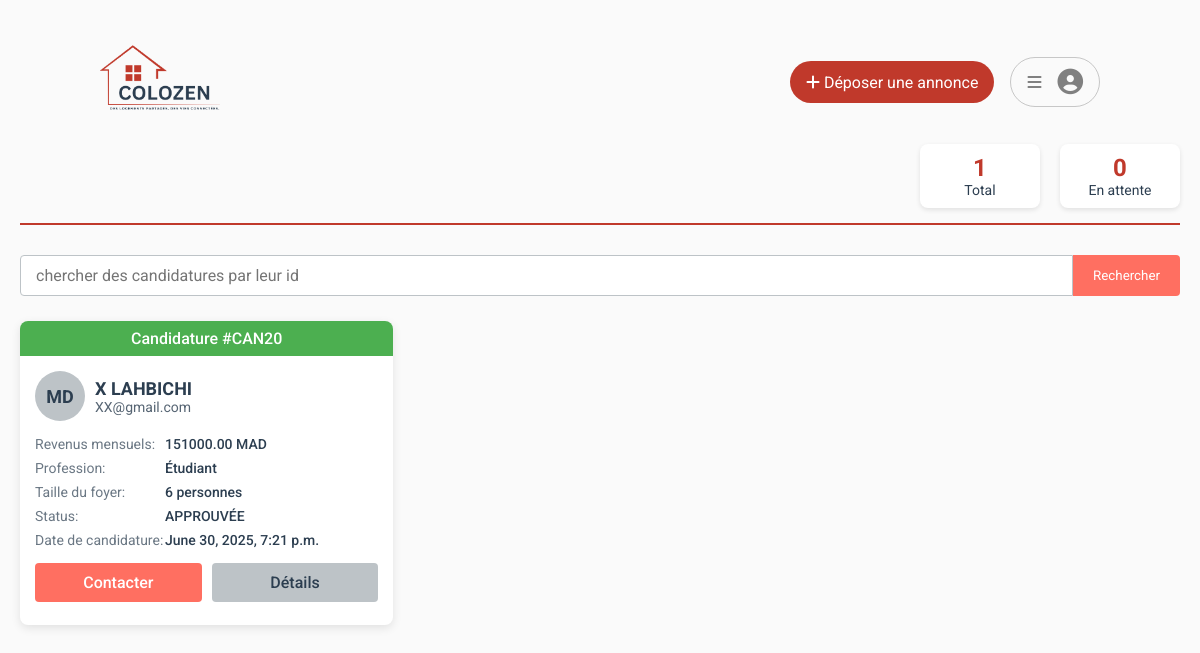
Screenshot of /app1/reception/ (signed in) with the database file from the repository.
### app1/models.py (models this page shows, shortened)
class Candidature(models.Model):
    status_choice = [
        ('EN ATTENTE' , 'EN ATTENTE') ,
        ('APPROUVÉE' , 'APPROUVÉE'),
        ('REFUSÉE' , 'REFUSÉE')
    ]
    owner = models.ForeignKey(CustomUser,on_delete=models.CASCADE,related_name="owner")
    sender = models.ForeignKey(CustomUser,on_delete=models.CASCADE,related_name="sender")
    offre = models.ForeignKey(ColocationOffer , on_delete=models.CASCADE , blank=True , null=True , related_name="offre")
    status = models.CharField(max_length=255,choices=status_choice,default="EN ATTENTE")
    created_at = models.DateTimeField(auto_now_add=True)

class CustomUser(AbstractUser):
    SEX_TYPES = [
        ('Homme' , 'Homme'),
        ('Femme' , 'Femme'),
    ]
    Status_Types = [
        ('Admin','Admin'),
        ('Visiteur','Visiteur'),
        ('Étudiant' , 'Étudiant'),
        ('Entrepreneur' , 'Entrepreneur') ,
    ]
    email = models.EmailField(unique=True)
    pays = CountryField(default='MA')
    date_naissance = models.DateField(blank=True , null= True )
    ville = models.CharField(max_length=255,blank=True,null=True)
    adress = models.CharField(max_length=255,blank=True,null=True)
    code_postal = models.BigIntegerField(blank=True,null=True)
    phone_number = models.CharField(max_length=15, blank=True, null=True)
    genre = models.CharField(max_length=255,choices=SEX_TYPES,default="Homme")
    status = models.CharField(max_length=255,choices=Status_Types,default="Visiteur")
    ProfileImage = models.ImageField(upload_to="profileimage/" , default="profileimage/default.png")
    Email_Verifiyed = models.DateField(auto_now=False, auto_now_add=False,blank=True,null=True)
    activation = models.BooleanField(default=False)
    date_created = models.DateTimeField(default=timezone.now)

class Etudiant(models.Model):
    niveau_choice = [
        ('Licence' , 'Licence') ,
        ('Master' , 'Master') ,
        ('Docotorat' , 'Doctorat')
    ]
    user = models.OneToOneField(
        CustomUser,
        on_delete=models.CASCADE,
        primary_key=True,
        related_name="etudiant"
    )
    universite = models.CharField(max_length=255,null=True,blank=True)
    niveau_scolaire = models.CharField(max_length=255,choices=niveau_choice,null=True,blank=True)
    bourse = models.BooleanField(default=False)
    montant_bourse = models.DecimalField(max_digits=10,decimal_places=2,default=0.00)
    job_etudiant = models.BooleanField(default=False)
    job_etudiant_name = models.CharField(max_length=255,blank=True,null=True)
    job_etudiant_revenu = models.DecimalField(max_digits=10,decimal_places=2,default=0.00)
    revenu_mensuel_total = models.DecimalField(max_digits=10,decimal_places=2,default=0.00)

class ColocationOffer(models.Model):
    STATUS_TYPES = [
        ('Disponible', 'Disponible'),
        ('Refusé', 'Refusé'),
        ('En attente', 'En attente'),
        ('Fini', 'Fini'),
    ]
    owner = models.ForeignKey(CustomUser, on_delete=models.CASCADE, related_name="colocation_offers")
    house = models.ForeignKey(House, on_delete=models.CASCADE, null=True , blank=True , related_name="offers")
    nombre_personne = models.PositiveIntegerField(default=1)
    rent = models.DecimalField(max_digits=10, decimal_places=2)
    charges = models.DecimalField(max_digits=10, decimal_places=2)
    status = models.CharField(max_length=255, choices=STATUS_TYPES, default="En attente")
    autorisation = models.BooleanField(default=False)
    created_at = models.DateTimeField(auto_now_add=True)

class House(models.Model):
    PROPERTY_TYPES = [
        ('Appartement', 'Appartement'),
        ('Maison', 'Maison'),
        ('Studio', 'Studio'),
        ('Loft', 'Loft'),
        ('Chambre', 'Chambre'),
        ('Autre', 'Autre'),
    ]
    FURNISHED_CHOICES = [
        ('Meublé', 'Meublé'),
        ('Non meublé', 'Non meublé'),
    ]
    owner = models.ForeignKey(CustomUser, on_delete=models.CASCADE, related_name="houses")
    title = models.CharField(max_length=255)
    description = models.TextField()
    property_type = models.CharField(max_length=255, choices=PROPERTY_TYPES)
    furnished = models.CharField(max_length=255, choices=FURNISHED_CHOICES)
    surface = models.PositiveIntegerField()
    rooms = models.PositiveIntegerField()
    bedrooms = models.PositiveIntegerField()
    address = models.CharField(max_length=255)
    city = models.ForeignKey(City, on_delete=models.CASCADE)
    code_postal = models.BigIntegerField(blank=True, null=True)
    region = models.CharField(max_length=255, null=True, blank=True)
    location_name = models.CharField(max_length=255, default="Location undefined")
    parking = models.BooleanField(default=False)
    elevator = models.BooleanField(default=False)
    balcony = models.BooleanField(default=False)
    heating = models.BooleanField(default=False)
    ac = models.BooleanField(default=False)
    garden = models.BooleanField(default=False)

### app1/views.py (the view)
# urls.py: path('reception/', boite_reception, name='boite_reception_page'),
@login_required(login_url='/app1/login/')
def  boite_reception(request):
    offres = Candidature.objects.filter(owner=request.user).order_by('-created_at')
    total = Candidature.objects.filter(owner = request.user).count()
    attente = Candidature.objects.filter(owner = request.user , status = "EN ATTENTE").count()
    return render(request,'private/recevoir.html',{"offres" : offres , "total" : total , "attente" : attente})

### templates/private/recevoir.html (shortened to what this page needs)
{% load static %}
<!DOCTYPE html>
<html lang="fr">
<head>
  <link rel="stylesheet" href="{% static "css/main/main.css" %}">
  <link rel="stylesheet" href="{% static "css/private/recevoir.css" %}">
</head>
<body>
  {% include "../layouts/nav.html" %}
  <header>
    <div class="stats">
      <div class="stat-box">
        <div class="stat-value">{{total}}</div>
        <div class="stat-label">Total</div>
      </div>
      <div class="stat-box">
        <div class="stat-value">{{attente}}</div>
        <div class="stat-label">En attente</div>
      </div>
    </div>
  </header>
  <div class="search-box">
    <input type="text" class="search-input" placeholder="chercher des candidatures par leur id ">
    <button class="search-btn">Rechercher</button>
  </div>
  <div class="candidates-grid">
    {% for offre in offres  %}
    <div class="candidate-card" data-id="{{ offre.id }}">
      <div class="candidate-status status-new" style="background-color:{% if offre.status == 'APPROUVÉE' %}#4CAF50{% elif offre.status == 'EN ATTENTE' %}	#FFC107{% endif %};">Candidature #CAN{{offre.id}}</div>
      <div class="candidate-content">
        <div class="candidate-header">
          <div class="candidate-avatar">MD</div>
          <div>
            <div class="candidate-name">{% if offre.sender.first_name and offre.sender.last_name %}{{offre.sender.first_name}} {{offre.sender.last_name}} {% else %}{{offre.sender.username}}{% endif %}</div>
            <div class="candidate-contact">{{offre.sender.email}}</div>
          </div>
        </div>
        <div class="candidate-details">
          <div class="detail-item">
            <div class="detail-label">Revenus mensuels:</div>
            <div class="detail-value">{{offre.sender.etudiant.revenu_mensuel_total}} MAD</div>
          </div>
          <div class="detail-item">
            <div class="detail-label">Profession:</div>
            <div class="detail-value">{{offre.sender.status}}</div>
          </div>
          <div class="detail-item">
            <div class="detail-label">Taille du foyer:</div>
            <div class="detail-value">{{offre.offre.house.rooms}} personnes</div>
          </div>
          <div class="detail-item">
            <div class="detail-label">Status:</div>
            <div class="detail-value">{{offre.status}}</div>
          </div>
          <div class="detail-item">
            <div class="detail-label">Date de candidature:</div>
            <div class="detail-value" style="align-content:center;">{{offre.created_at}}</div>
          </div>
        </div>
        <div class="candidate-actions" style="margin-bottom:.5rem;">
          <a class="action-btn approve-btn" style="text-decoration:none;" href="{% url "specificmessages" offre.sender.id %}">Contacter</a>
          <a style="text-decoration:none;" href="{% url "other_profile" offre.sender.id %}" class="action-btn details-btn">Détails</a>
        </div>
      </div>
    </div>
    {% endfor %}
  </div>
</body>
</html>

### app1/static/css/main/main.css (style rules this page uses)
* { border: none; outline: none; box-sizing: border-box; padding: 0; margin: 0; font-family: "Roboto", sans-serif; }
body { background-color: #FAFAFA; position: relative; min-height: 100vh; }

### app1/static/css/private/recevoir.css (style rules this page uses)
:root { --color-primary: #C0392B; --color-accent: #E74C3C; --color-background: #FDFEFE; --color-text: #2C3E50; --color-cta: #FF6F61; --color-secondary: #BDC3C7; --color-white: #FFFFFF; --color-border: #BDC3C7; }
* { margin: 0; padding: 0; box-sizing: border-box; font-family: 'Segoe UI', Tahoma, Geneva, Verdana, sans-serif; }
body { background-color: var(--color-background); color: var(--color-text); padding: 20px; }
header { display: flex; justify-content: space-between; align-items: center; margin-bottom: 30px; border-bottom: 2px solid var(--color-primary); padding-bottom: 15px; }
.stats { display: flex; gap: 20px; }
.stat-box { background-color: var(--color-white); border-radius: 8px; padding: 10px 15px; box-shadow: 0 2px 5px rgba(0,0,0,0.1); text-align: center; min-width: 120px; }
.stat-value { font-size: 24px; font-weight: bold; color: var(--color-primary); }
.stat-label { font-size: 14px; color: var(--color-text); }
.search-box { display: flex; margin-bottom: 25px; }
.search-input { flex: 1; padding: 10px 15px; border: 1px solid var(--color-border); border-radius: 4px 0 0 4px; font-size: 16px; }
.search-btn { background-color: var(--color-cta); color: var(--color-white); border: none; padding: 10px 20px; border-radius: 0 4px 4px 0; cursor: pointer; }
.candidates-grid { display: grid; grid-template-columns: repeat(auto-fill, minmax(300px, 1fr)); gap: 20px; }
.candidate-card { background-color: var(--color-white); border-radius: 8px; overflow: hidden; box-shadow: 0 3px 10px rgba(0,0,0,0.1); transition: transform 0.2s; }
.candidate-status { padding: 8px; color: var(--color-white); font-weight: 500; text-align: center; }
.status-new { background-color: var(--color-accent); }
.candidate-content { padding: 15px; }
.candidate-header { display: flex; align-items: center; gap: 10px; margin-bottom: 15px; }
.candidate-avatar { width: 50px; height: 50px; border-radius: 50%; background-color: var(--color-secondary); display: flex; align-items: center; justify-content: center; color: var(--color-text); font-weight: bold; font-size: 18px; }
.candidate-name { font-size: 18px; font-weight: bold; }
.candidate-contact { font-size: 14px; color: var(--color-text); opacity: 0.8; }
.candidate-details { margin-bottom: 15px; }
.detail-item { display: flex; margin-bottom: 8px; font-size: 14px; }
.detail-label { width: 130px; color: var(--color-text); opacity: 0.7; }
.detail-value { font-weight: 500; }
.candidate-actions { display: flex; gap: 10px; }
.action-btn { flex: 1; padding: 10px; border: none; border-radius: 4px; cursor: pointer; font-weight: 500; text-align: center; }
.approve-btn { background-color: var(--color-cta); color: var(--color-white); }
.details-btn { background-color: var(--color-secondary); color: var(--color-text); }

### app1/static/css/layouts/nav.css (style rules this page uses)
:root { --color-primary: #C0392B; --color-accent: #E74C3C; --color-background: #FDFEFE; --color-text: #2C3E50; --color-cta: #FF6F61; --color-secondary: #BDC3C7; --color-white: #FFFFFF; }

### rows the page displays
Candidature: id "20", sender.first_name "X", sender.last_name "LAHBICHI", sender.email "XX@gmail.com", sender.etudiant.revenu_mensuel_total "151000.00", sender.status "Étudiant", offre.house.rooms "6", status "APPROUVÉE", created_at "June 30, 2025, 7:21 p.m."

### other values shown
{{ total }} "1"
{{ attente }} "0"
